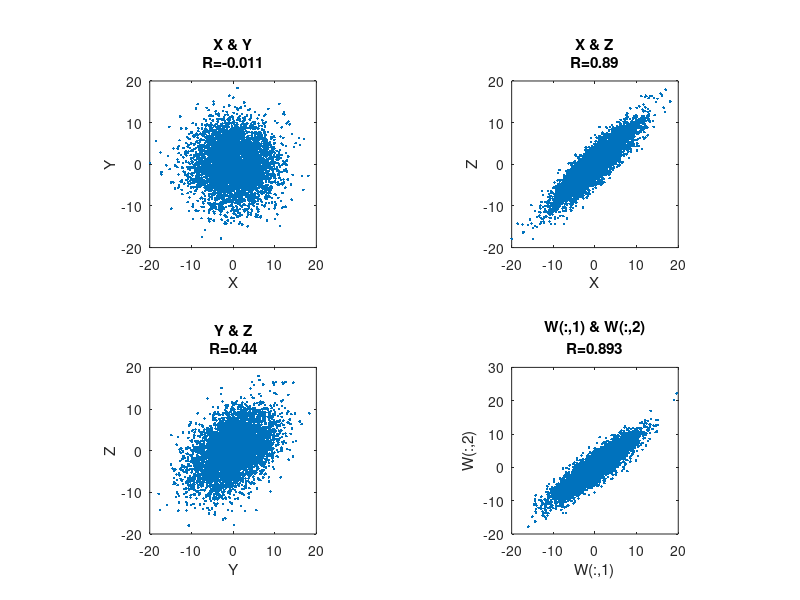

Recreate this plot in MATLAB.
clear; close all;
N = 5000;
x = 5*randn(N,1);
y = 5*randn(N,1);
% generate random numbers correlated with x and y
c = 0.9;
z = sqrt(c^2)*x + sqrt(1-c^2)*y;
%% calculate covariant matrix
C_xy = cov(x,y);
C_xz = cov(x,z);
C_yz = cov(y,z);
%% calculate covariance & correlation
[R_xy, p_xy] = corrcoef(x,y);
[R_xz, p_xz] = corrcoef(x,z);
[R_yz, p_yz] = corrcoef(y,z);
%% generate random numbers based on the covariance matrix
mu = [0 0];
w = mvnrnd(mu, C_xz, N);
R_w = corrcoef(w);

% plot data
% plot X & Y
subplot(2,2,1)
plot(x,y,'.')
xlabel('X');ylabel('Y');
str_ttl = {'X & Y';sprintf('R=%.2g',R_xy(1,2))}
title(str_ttl)
axis square
% plot X & Z
subplot(2,2,2)
plot(x,z,'.')
xlabel('X');ylabel('Z');
str_ttl = {'X & Z';sprintf('R=%.2g',R_xz(1,2))}
title(str_ttl)
axis square
% plot Y & Z
subplot(2,2,3)
plot(y,z,'.')
xlabel('Y');ylabel('Z');
str_ttl = {'Y & Z';sprintf('R=%.2g',R_yz(1,2))}
title(str_ttl)
axis square
% plot W(:,1) & W(:,2)
subplot(2,2,4)
plot(w(:,1),w(:,2),'.')
xlabel('W(:,1)');ylabel('W(:,2)');
str_ttl = {'W(:,1) & W(:,2)';sprintf('R=%.3g',R_w(1,2))}
title(str_ttl)
axis square
